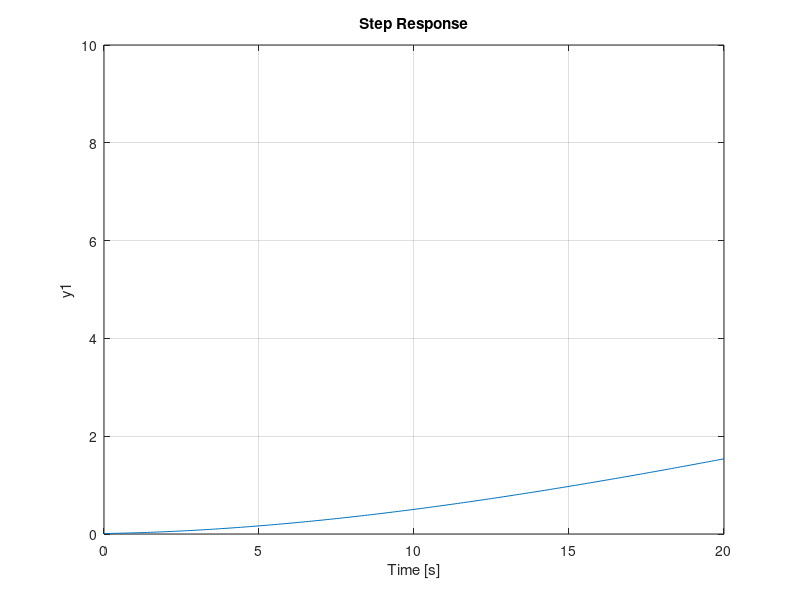

This chart was generated by the following MATLAB code:
m = 1000;
b= 50;
r = 10 ;

s=tf('s');
P_cruise = 1/(m*s + b);
 
Kp =1;
Ki =1;
Kd =1;
C=pid(Kp,Ki,Kd);

T= feedback(C*P_cruise,1)

t=0:0.1:20;
step (r*T,t)
axis([0 20 0 10])